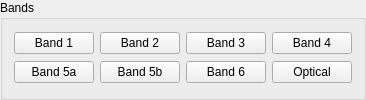
       <widget class="QGroupBox" name="groupBox_commands_3">
        <property name="title">
         <string>Bands</string>
        </property>
        <layout class="QGridLayout" name="gridLayout_8">
         <item row="0" column="0">
          <widget class="QPushButton" name="pushButton_Band1">
           <property name="text">
            <string>Band 1</string>
           </property>
           <property name="opcua_cmd" stdset="0">
            <string>Management.Move2Band</string>
           </property>
          </widget>
         </item>
         <item row="0" column="1">
          <widget class="QPushButton" name="pushButton_Band2">
           <property name="text">
            <string>Band 2</string>
           </property>
           <property name="opcua_cmd" stdset="0">
            <string>Management.Move2Band</string>
           </property>
          </widget>
         </item>
         <item row="0" column="2">
          <widget class="QPushButton" name="pushButton_Band3">
           <property name="text">
            <string>Band 3</string>
           </property>
           <property name="opcua_cmd" stdset="0">
            <string>Management.Move2Band</string>
           </property>
          </widget>
         </item>
         <item row="0" column="3">
          <widget class="QPushButton" name="pushButton_Band4">
           <property name="text">
            <string>Band 4</string>
           </property>
           <property name="opcua_cmd" stdset="0">
            <string>Management.Move2Band</string>
           </property>
          </widget>
         </item>
         <item row="1" column="0">
          <widget class="QPushButton" name="pushButton_Band5a">
           <property name="text">
            <string>Band 5a</string>
           </property>
           <property name="opcua_cmd" stdset="0">
            <string>Management.Move2Band</string>
           </property>
          </widget>
         </item>
         <item row="1" column="1">
          <widget class="QPushButton" name="pushButton_Band5b">
           <property name="text">
            <string>Band 5b</string>
           </property>
           <property name="opcua_cmd" stdset="0">
            <string>Management.Move2Band</string>
           </property>
          </widget>
         </item>
         <item row="1" column="2">
          <widget class="QPushButton" name="pushButton_Band6">
           <property name="text">
            <string>Band 6</string>
           </property>
           <property name="opcua_cmd" stdset="0">
            <string>Management.Move2Band</string>
           </property>
          </widget>
         </item>
         <item row="1" column="3">
          <widget class="QPushButton" name="pushButton_Band_optical">
           <property name="text">
            <string>Optical</string>
           </property>
           <property name="opcua_cmd" stdset="0">
            <string>Management.Move2Band</string>
           </property>
          </widget>
         </item>
        </layout>
       </widget>
